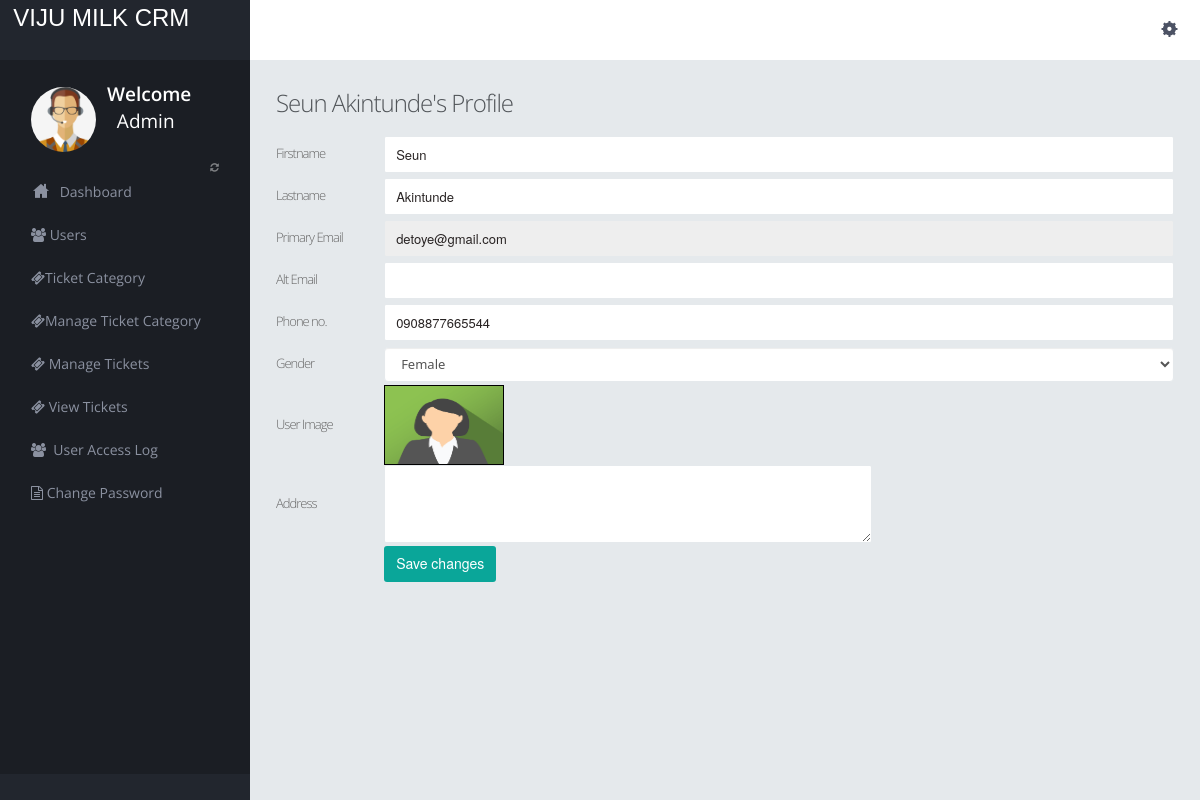
The app's page /admin/edit-user.php?id=16 (signed in) with its own data.
### tables this page shows
CREATE TABLE `user` (
  `id` int(11) NOT NULL,
  `firstname` varchar(255) DEFAULT NULL,
  `lastname` varchar(255) NOT NULL,
  `email` varchar(255) DEFAULT NULL,
  `alt_email` varchar(255) DEFAULT NULL,
  `password` varchar(255) DEFAULT NULL,
  `mobile` varchar(255) DEFAULT NULL,
  `gender` varchar(255) DEFAULT NULL,
  `user_image` varchar(255) DEFAULT NULL,
  `address` varchar(500) DEFAULT NULL,
  `status` int(11) DEFAULT NULL,
  `posting_date` timestamp NULL DEFAULT current_timestamp()
);

### admin/edit-user.php (the view, shortened to what this page needs)
<?php
include("dbconnection.php");
?>
<!DOCTYPE html>
<html>
<head>
<link href="assets/plugins/pace/pace-theme-flash.css" rel="stylesheet" type="text/css" media="screen"/>
<link href="assets/plugins/boostrapv3/css/bootstrap.min.css" rel="stylesheet" type="text/css"/>
<link href="assets/plugins/boostrapv3/css/bootstrap-theme.min.css" rel="stylesheet" type="text/css"/>
<link href="assets/plugins/font-awesome/css/font-awesome.css" rel="stylesheet" type="text/css"/>
<link href="assets/css/animate.min.css" rel="stylesheet" type="text/css"/>
<link href="assets/plugins/jquery-scrollbar/jquery.scrollbar.css" rel="stylesheet" type="text/css"/>
<link href="assets/css/style.css" rel="stylesheet" type="text/css"/>
<link href="assets/css/responsive.css" rel="stylesheet" type="text/css"/>
<link href="assets/css/custom-icon-set.css" rel="stylesheet" type="text/css"/>
</head>
<body class="">
<?php include("header.php");?>
<div class="page-container row-fluid">
	<?php include("leftbar.php");?>
  </div>
  </div>
   <div class="footer-widget">
  </div>
  <div class="page-content">
    <div class="content">
		<div class="page-title">
         <?php $rt=mysqli_query($con,"select * from user where id='".$_GET['id']."'");
			  while($rw=mysqli_fetch_array($rt))
			  {?>
			<h3><?php echo $rw['firstname'].' '.$rw['lastname'];?>'s Profile</h3>
                        <form name="muser" method="post" action="" enctype="multipart/form-data">
                     <table width="100%" border="0">
  <tr>
    <td height="42">Firstname</td>
    <td><input type="text" name="fname" id="fname" value="<?php echo $rw['firstname'];?>" class="form-control"></td>
  </tr>
  <tr>
    <td height="42">Lastname</td>
    <td><input type="text" name="lname" id="lname" value="<?php echo $rw['lastname'];?>" class="form-control"></td>
  </tr>
  <tr>
    <td height="42">Primary Email</td>
    <td><input type="text" name="email" id="email" value="<?php echo $rw['email'];?>" class="form-control" readonly></td>
  </tr>
  <tr>
    <td height="42">Alt Email</td>
    <td><input type="text" name="altemail" id="altemail" value="<?php echo $rw['alt_email'];?>" class="form-control"></td>
  </tr>
  <tr>
    <td height="42">Phone no.</td>
    <td><input type="text" name="contact" id="contact" value="<?php echo $rw['mobile'];?>" class="form-control"></td>
  </tr>
  <tr>
    <td height="42">Gender</td>
    <td><select name="gender" class="form-control">
    <option value="<?php echo $rw['gender'];?>"><?php echo $rw['gender'];?></option>
    </select>
    </td>
  </tr>
  <tr>
    <td height="42">User Image</td>
<?php if($rw['gender']=="Male"){?>
<td><img src="../assets/img/others/avatarM.png" width="120" height="100"  style="border:solid 1px #000000;" title="No Image available" /></td>
<?php } else { ?>
    <td><img src="../assets/img/others/avatarF.png" width="120" height="80"  style="border:solid 1px #000000;" /></td>
  <?php } ?>
  </tr>
  <tr>
    <td height="42">Address</td>
    <td><textarea name="address" cols="64" rows="4"><?php echo $rw['address'];?></textarea></td>
  </tr>
  <tr>
    <td>&nbsp;</td>
    <td height="42">
                          <button type="submit" name="update" class="btn btn-primary">Save changes</button></td>
  </tr>
  <tr>
    <td>&nbsp;</td>
    <td>&nbsp;</td>
  </tr>
</table>
<?php } ?>
</form>
</div>
  </div>
  </div>
</div>
</body>
</html>

### admin/assets/css/responsive.css (style rules this page uses)
@media (min-width: 980px) { .page-content { margin-left: 250px; min-height: 100%; } }

### records on screen
user: firstname "Seun", lastname "Akintunde", fname "Seun", lname "Akintunde", email "detoye@gmail.com", contact "0908877665544", gender "Female"
